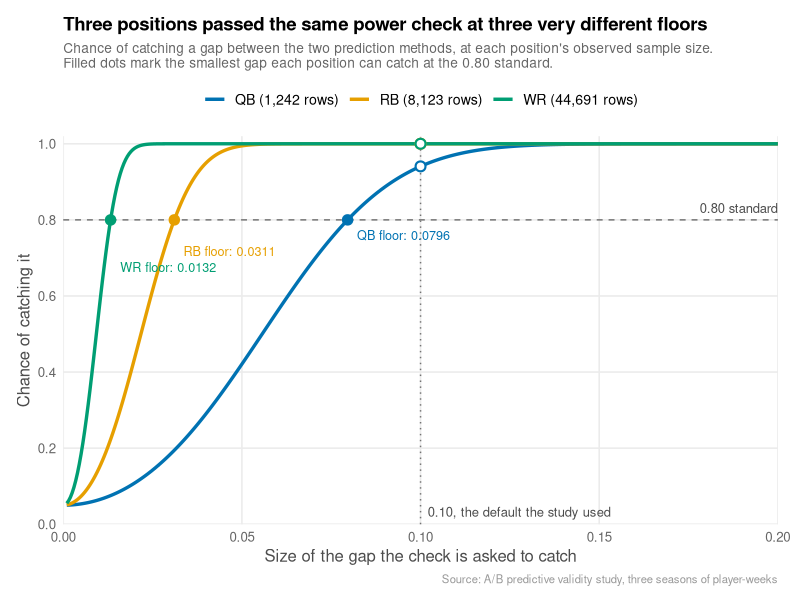
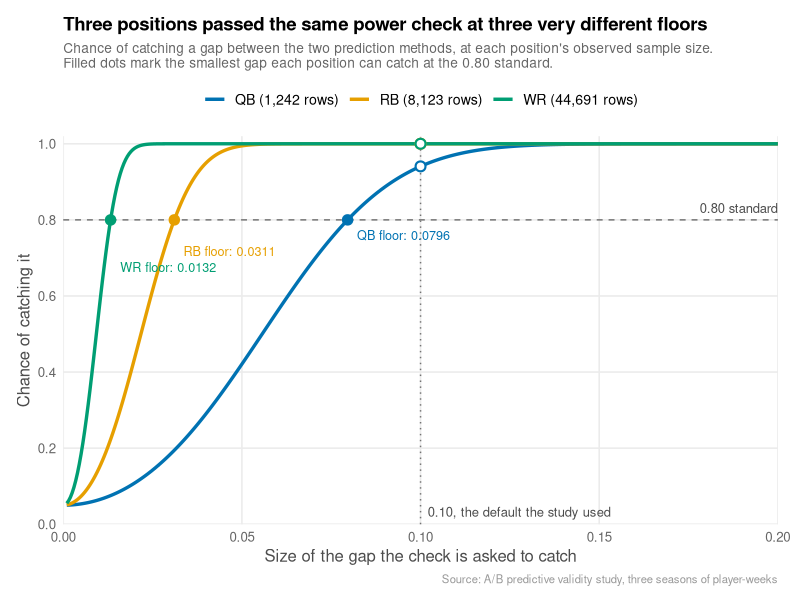

The R source for these figures, in order:
# ==============================================================================
# create_stats_post26_visuals.R
# Statistics Series Post 26: Statistical Power
#
# Single panel. Achieved power as a function of the target gap size, for the
# three positions in the A/B predictive validity study, at their observed
# sample sizes.
#
# The finding the panel must land in 5 seconds:
#   All three positions clear the 0.80 standard at the 0.10 default, and the
#   points where their curves cross 0.80 are far apart. "Adequately powered"
#   is one label covering three very different detection floors.
#
# Data provenance:
#   Sample sizes and all verified power values come from the console output of
#   the Post 26 pull (s2_week4_power_analysis.rds). The curve itself is
#   computed from the source formula at R/18 lines 861-862 so the line is
#   smooth; the assertion block then requires the computed curve to reproduce
#   every verified console figure exactly. Any drift fails the script.
# ==============================================================================

library(ggplot2)
library(dplyr)
library(tibble)
library(glue)

# ---- CONFIGURATION -----------------------------------------------------------

OUTPUT_DIR  <- file.path("stats_posts", "output", "plots")
FILE_PREFIX <- "stats_post26_"
PLOT_WIDTH  <- 8
PLOT_HEIGHT <- 5.333
PLOT_DPI    <- 300

# Okabe-Ito, colorblind safe. No red: none of the three positions is the
# "wrong" one, so the red-vs-gold convention resolves to gold here.
COL_QB   <- "#0072B2"   # navy
COL_RB   <- "#E69F00"   # gold
COL_WR   <- "#009E73"   # green
COL_REF  <- "gray45"
COL_NOTE <- "gray30"

ALPHA        <- 0.05
STANDARD     <- 0.80
DEFAULT_Q    <- 0.10

if (!dir.exists(OUTPUT_DIR)) dir.create(OUTPUT_DIR, recursive = TRUE)

# ---- VERIFIED VALUES (hardcoded from console output) -------------------------

positions <- tibble(
  position       = c("QB", "RB", "WR"),
  n_player_weeks = c(1242L, 8123L, 44691L),
  power_at_dflt  = c(0.9406, 1.0000, 1.0000),   # achieved power at q = 0.10
  floor_at_80    = c(0.07959, 0.03109, 0.01325) # smallest q catchable at 0.80
)

# QB sweep, verified: the four points the post quotes
qb_verified <- tibble(
  mde_q = c(0.030, 0.050, 0.075, 0.100),
  power = c(0.1843, 0.4208, 0.7517, 0.9406)
)

# ---- SOURCE FORMULA ----------------------------------------------------------
# Reproduces R/18 lines 861-862 exactly, including the second (opposite
# direction) term. That term is below 1e-7 everywhere in this panel but is
# retained so the computation matches source rather than approximating it.

z_alpha <- qnorm(1 - ALPHA / 2)

power_at <- function(n, q) {
  pnorm(sqrt(n - 3) * q - z_alpha) + pnorm(-sqrt(n - 3) * q - z_alpha)
}

# ---- BUILD CURVE DATA --------------------------------------------------------

q_grid <- seq(0.001, 0.20, length.out = 400)

curve_data <- positions %>%
  select(position, n_player_weeks) %>%
  tidyr::crossing(mde_q = q_grid) %>%
  mutate(power = power_at(n_player_weeks, mde_q)) %>%
  mutate(position = factor(position, levels = c("QB", "RB", "WR")))

floor_points <- positions %>%
  mutate(
    power_at_floor = power_at(n_player_weeks, floor_at_80),
    position       = factor(position, levels = c("QB", "RB", "WR"))
  )

default_points <- positions %>%
  mutate(
    power_computed = power_at(n_player_weeks, DEFAULT_Q),
    position       = factor(position, levels = c("QB", "RB", "WR"))
  )

# ---- PRE-BUILD ASSERTION BLOCK -----------------------------------------------
# Every assertion below validates a claim the post makes. A failure here means
# the panel and the prose have drifted apart.

stopifnot(
  "Chart has fewer than 2 data points" =
    nrow(curve_data) >= 2,
  "Curve contains NA power values" =
    sum(is.na(curve_data$power)) == 0,
  "Expected exactly 3 positions" =
    dplyr::n_distinct(curve_data$position) == 3L,
  "Power values fall outside [0, 1]" =
    all(curve_data$power >= 0 & curve_data$power <= 1),

  # Computed curve must reproduce the verified achieved-power console values
  "Computed power at q = 0.10 does not match verified console output" =
    all(abs(round(power_at(positions$n_player_weeks, DEFAULT_Q), 4) -
            positions$power_at_dflt) < 1e-8),

  # Computed curve must reproduce every QB sweep value the post quotes
  "Computed QB sweep does not match verified console output" =
    all(abs(round(power_at(1242L, qb_verified$mde_q), 4) -
            qb_verified$power) < 1e-8),

  # Each detection floor must actually return the 0.80 standard at its own n
  "A detection floor does not return 0.80 power at its own sample size" =
    all(abs(floor_points$power_at_floor - STANDARD) < 1e-3),

  # The post's core claim: all three floors sit below the default, which is
  # why all three passed
  "Not all detection floors sit below the 0.10 default" =
    all(positions$floor_at_80 < DEFAULT_Q),

  # The post's ratio claim, checked rather than asserted in prose alone
  "QB floor is not approximately 6x the WR floor" =
    abs(positions$floor_at_80[1] / positions$floor_at_80[3] - 6) < 0.10,

  # Ordering claim: larger sample means smaller detectable gap
  "Detection floors are not ordered inversely to sample size" =
    all(diff(positions$floor_at_80) < 0) &&
    all(diff(positions$n_player_weeks) > 0),

  # The QB collapse the post leads on
  "QB power at 0.03 is not far below the 0.80 standard" =
    power_at(1242L, 0.030) < 0.20
)

message("Pre-build assertions passed (11 checks).")

# ---- PLOT --------------------------------------------------------------------

pos_colors <- c("QB" = COL_QB, "RB" = COL_RB, "WR" = COL_WR)

floor_labels <- floor_points %>%
  mutate(
    label = glue("{position} floor: {format(round(floor_at_80, 4), nsmall = 4)}")
  )

p <- ggplot(curve_data, aes(x = mde_q, y = power, color = position)) +

  # Reference layers first so data draws on top
  geom_hline(yintercept = STANDARD, linetype = "dashed",
             color = COL_REF, linewidth = 0.5) +
  geom_vline(xintercept = DEFAULT_Q, linetype = "dotted",
             color = COL_REF, linewidth = 0.5) +

  geom_line(linewidth = 1.15) +

  # Where each curve crosses the 0.80 standard
  geom_point(data = floor_points,
             aes(x = floor_at_80, y = power_at_floor, color = position),
             size = 3.2, show.legend = FALSE) +

  # Where each position sat at the default the study actually used
  geom_point(data = default_points,
             aes(x = DEFAULT_Q, y = power_computed, color = position),
             size = 2.6, shape = 21, fill = "white", stroke = 1.1,
             show.legend = FALSE) +

  # Annotations above geometry
  annotate("text", x = 0.2, y = STANDARD, label = "0.80 standard",
           hjust = 1, vjust = -0.7, size = 3.3, color = COL_NOTE) +
  annotate("text", x = DEFAULT_Q, y = 0.02,
           label = "0.10, the default the study used",
           hjust = -0.04, vjust = 0, size = 3.3, color = COL_NOTE) +

  annotate("text", x = floor_points$floor_at_80[1], y = STANDARD,
           label = floor_labels$label[1],
           hjust = -0.10, vjust = 2.0, size = 3.2, color = COL_QB) +
  annotate("text", x = floor_points$floor_at_80[2], y = STANDARD,
           label = floor_labels$label[2],
           hjust = -0.10, vjust = 3.6, size = 3.2, color = COL_RB) +
  annotate("text", x = floor_points$floor_at_80[3], y = STANDARD,
           label = floor_labels$label[3],
           hjust = -0.10, vjust = 5.2, size = 3.2, color = COL_WR) +

  scale_color_manual(
    values = pos_colors,
    labels = c(
      "QB" = glue("QB ({format(positions$n_player_weeks[1], big.mark = ',')} rows)"),
      "RB" = glue("RB ({format(positions$n_player_weeks[2], big.mark = ',')} rows)"),
      "WR" = glue("WR ({format(positions$n_player_weeks[3], big.mark = ',')} rows)")
    ),
    name = NULL
  ) +
  scale_y_continuous(breaks = seq(0, 1, by = 0.2)) +
  scale_x_continuous(breaks = seq(0, 0.20, by = 0.05)) +
  coord_cartesian(xlim = c(0, 0.20), ylim = c(0, 1.02), expand = FALSE) +

  labs(
    title    = "Three positions passed the same power check at three very different floors",
    subtitle = paste0(
      "Chance of catching a gap between the two prediction methods, ",
      "at each position's observed sample size.\n",
      "Filled dots mark the smallest gap each position can catch at the 0.80 standard."
    ),
    x = "Size of the gap the check is asked to catch",
    y = "Chance of catching it",
    caption = "Source: A/B predictive validity study, three seasons of player-weeks"
  ) +

  theme_minimal(base_size = 12) +
  theme(
    plot.title       = element_text(face = "bold", size = rel(1.12), hjust = 0),
    plot.subtitle    = element_text(color = "gray40", size = rel(0.82), hjust = 0),
    plot.caption     = element_text(color = "gray60", size = rel(0.68), hjust = 1),
    panel.grid.minor = element_blank(),
    axis.title       = element_text(color = "gray30"),
    axis.text        = element_text(color = "gray40"),
    legend.position  = "top",
    legend.text      = element_text(size = rel(0.85)),
    plot.margin      = margin(12, 16, 10, 12)
  )

# ---- POST-BUILD RENDER CHECK -------------------------------------------------
# Inspects rendered geometry rather than input data. Catches cases where the
# data is correct but the panel draws something else.

built <- ggplot_build(p)

line_layer <- built$data[[3]]   # layer 3 = geom_line (after hline, vline)
stopifnot(
  "Rendered line layer does not contain 3 groups" =
    dplyr::n_distinct(line_layer$group) == 3L,
  "Rendered line layer has y values outside [0, 1]" =
    all(line_layer$y >= 0 & line_layer$y <= 1, na.rm = TRUE),
  "Rendered floor points are not all at the 0.80 standard" =
    all(abs(built$data[[4]]$y - STANDARD) < 1e-3)
)

message("Post-build render checks passed (3 checks).")

# ---- SAVE --------------------------------------------------------------------

png_path <- file.path(OUTPUT_DIR, paste0(FILE_PREFIX, "power_floors.png"))
svg_path <- file.path(OUTPUT_DIR, paste0(FILE_PREFIX, "power_floors.svg"))

ggsave(png_path, plot = p, width = PLOT_WIDTH, height = PLOT_HEIGHT,
       dpi = PLOT_DPI, bg = "white")

if (requireNamespace("svglite", quietly = TRUE)) {
  ggsave(svg_path, plot = p, width = PLOT_WIDTH, height = PLOT_HEIGHT,
         device = svglite::svglite, bg = "white")
  svg_note <- svg_path
} else {
  svg_note <- "SKIPPED (svglite not installed)"
}

# ---- CONSOLE SUMMARY ---------------------------------------------------------

cat("\n")
cat("==============================================================\n")
cat("STATS POST 26 VISUAL: statistical power\n")
cat("==============================================================\n")
cat(glue("PNG : {png_path}"), "\n")
cat(glue("SVG : {svg_note}"), "\n")
cat(glue("Size: {PLOT_WIDTH} x {PLOT_HEIGHT} in at {PLOT_DPI} DPI"), "\n\n")

cat("Detection floors at the 0.80 standard:\n")
for (i in seq_len(nrow(positions))) {
  cat(glue(
    "  {positions$position[i]} : n = ",
    "{format(positions$n_player_weeks[i], big.mark = ',')}, ",
    "power at 0.10 = {format(positions$power_at_dflt[i], nsmall = 4)}, ",
    "floor = {format(positions$floor_at_80[i], nsmall = 5)}"
  ), "\n")
}
cat("\n")
cat(glue(
  "Floor spread: QB {format(positions$floor_at_80[1], nsmall = 5)} is ",
  "{round(positions$floor_at_80[1] / positions$floor_at_80[3], 2)}x the WR floor."
), "\n")
cat("All 14 assertions passed (11 pre-build, 3 post-build).\n")
cat("==============================================================\n")
